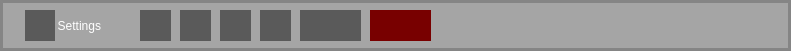
   <widget class="QFrame" name="frame_4">
    <property name="geometry">
     <rect>
      <x>-5</x>
      <y>460</y>
      <width>791</width>
      <height>51</height>
     </rect>
    </property>
    <property name="styleSheet">
     <string notr="true">border-radius: 0px;
border: 3px solid rgba(0, 0, 0, 50);
background-color: rgba(0, 0, 0, 50);

</string>
    </property>
    <property name="frameShape">
     <enum>QFrame::StyledPanel</enum>
    </property>
    <property name="frameShadow">
     <enum>QFrame::Raised</enum>
    </property>
    <widget class="QPushButton" name="pushButton_settings">
     <property name="geometry">
      <rect>
       <x>25</x>
       <y>10</y>
       <width>30</width>
       <height>31</height>
      </rect>
     </property>
     <property name="toolTip">
      <string comment="Settings" extracomment="Settings"/>
     </property>
     <property name="toolTipDuration">
      <number>3</number>
     </property>
     <property name="styleSheet">
      <string notr="true">QPushButton {
	border: none;
	border-radius: 0px;
	background-color: rgb(90, 90, 90);
	background-image: url(:/icons/settings.png);
	color: white;
}

QPushButton:hover {
	background-image: url(:/icons/settingsb.png);
	color: white;
}

QPushButton:pressed {
	background-color: rgb(130, 180, 230);
	color: white;
}</string>
     </property>
     <property name="text">
      <string/>
     </property>
     <property name="checkable">
      <bool>false</bool>
     </property>
    </widget>
    <widget class="QPushButton" name="pushButton_measure">
     <property name="geometry">
      <rect>
       <x>180</x>
       <y>10</y>
       <width>31</width>
       <height>31</height>
      </rect>
     </property>
     <property name="styleSheet">
      <string notr="true">QPushButton {
	border: none;
	border-radius: 0px;
	background-color: rgb(90, 90, 90);
	background-image: url(:/icons/measure.png);
	color: white;
}

QPushButton:hover {
	background-image: url(:/icons/measureb.png);
	color: white;
}

QPushButton:pressed {
	background-color: rgb(130, 180, 230);
	color: white;
}</string>
     </property>
     <property name="text">
      <string/>
     </property>
     <property name="checkable">
      <bool>false</bool>
     </property>
    </widget>
    <widget class="QPushButton" name="pushButton_saveimg">
     <property name="geometry">
      <rect>
       <x>370</x>
       <y>10</y>
       <width>61</width>
       <height>31</height>
      </rect>
     </property>
     <property name="styleSheet">
      <string notr="true">QPushButton {
	border: none;
	border-radius: 0px;
	background-color: rgb(120,0,0);
	background-image: url(:/icons/takeimage.png);
	color: white;
	font: 75 10pt &quot;MS Shell Dlg 2&quot;;
}

QPushButton:hover {
	background-color: rgb(255, 0, 0);
	color: white;
}

</string>
     </property>
     <property name="text">
      <string/>
     </property>
     <property name="checkable">
      <bool>false</bool>
     </property>
    </widget>
    <widget class="QPushButton" name="pushButton_record">
     <property name="geometry">
      <rect>
       <x>300</x>
       <y>10</y>
       <width>61</width>
       <height>31</height>
      </rect>
     </property>
     <property name="styleSheet">
      <string notr="true">QPushButton {
	border: none;
	border-radius: 0px;
	background-color: rgb(90, 90, 90);
	background-image: url(:/icons/record.png);
	color: white;
}

QPushButton:hover {
	background-image: url(:/icons/recordb.png);
	color: white;
}

QPushButton:pressed {
	background-color: rgb(255, 0, 0);
	color: white;
}</string>
     </property>
     <property name="text">
      <string/>
     </property>
     <property name="checkable">
      <bool>false</bool>
     </property>
    </widget>
    <widget class="QPushButton" name="pushButton_freeze">
     <property name="geometry">
      <rect>
       <x>220</x>
       <y>10</y>
       <width>31</width>
       <height>31</height>
      </rect>
     </property>
     <property name="styleSheet">
      <string notr="true">QPushButton {
	border: none;
	border-radius: 0px;
	background-color: rgb(90, 90, 90);
	background-image: url(:/icons/pause.png);
	color: white;
}

QPushButton:hover {
	background-image: url(:/icons/pauseb.png);
	color: white;
}

QPushButton:pressed {
	background-color: rgb(130, 180, 230);
	color: white;
}</string>
     </property>
     <property name="text">
      <string/>
     </property>
     <property name="checkable">
      <bool>false</bool>
     </property>
    </widget>
    <widget class="QPushButton" name="pushButton_average">
     <property name="geometry">
      <rect>
       <x>260</x>
       <y>10</y>
       <width>31</width>
       <height>31</height>
      </rect>
     </property>
     <property name="styleSheet">
      <string notr="true">QPushButton {
	border: none;
	border-radius: 0px;
	background-color: rgb(90, 90, 90);
	background-image: url(:/icons/summe.png);
	color: white;
}

QPushButton:hover {
	background-image: url(:/icons/summeb.png);
	color: white;
}

QPushButton:pressed {
	background-color: rgb(130, 180, 230);
	color: white;
}</string>
     </property>
     <property name="text">
      <string/>
     </property>
     <property name="checkable">
      <bool>false</bool>
     </property>
    </widget>
    <widget class="QLabel" name="label_19">
     <property name="geometry">
      <rect>
       <x>55</x>
       <y>15</y>
       <width>50</width>
       <height>21</height>
      </rect>
     </property>
     <property name="styleSheet">
      <string notr="true">border-radius: 2px;
background-color: rgba(255, 0, 100, 0);
border-color: rgba(5, 5, 5, 0);
border-width: 1px;
color: rgb(220,220,220);

</string>
     </property>
     <property name="text">
      <string>&lt;html&gt;&lt;head/&gt;&lt;body&gt;&lt;p align=&quot;right&quot;&gt;&lt;span style=&quot; color:#ffffff;&quot;&gt;Settings&lt;/span&gt;&lt;/p&gt;&lt;/body&gt;&lt;/html&gt;</string>
     </property>
     <property name="alignment">
      <set>Qt::AlignRight|Qt::AlignTop|Qt::AlignTrailing</set>
     </property>
     <property name="wordWrap">
      <bool>false</bool>
     </property>
    </widget>
    <widget class="QPushButton" name="pushButton_imagepara">
     <property name="geometry">
      <rect>
       <x>140</x>
       <y>10</y>
       <width>31</width>
       <height>31</height>
      </rect>
     </property>
     <property name="styleSheet">
      <string notr="true">QPushButton {
	border: none;
	border-radius: 0px;
	background-color: rgb(90, 90, 90);
	background-image: url(:/icons/image.png);
	color: white;
}

QPushButton:hover {
	background-image: url(:/icons/imageb.png);
	color: white;
}

QPushButton:pressed {
	background-color: rgb(130, 180, 230);
	color: white;
}</string>
     </property>
     <property name="text">
      <string/>
     </property>
     <property name="checkable">
      <bool>false</bool>
     </property>
    </widget>
   </widget>
